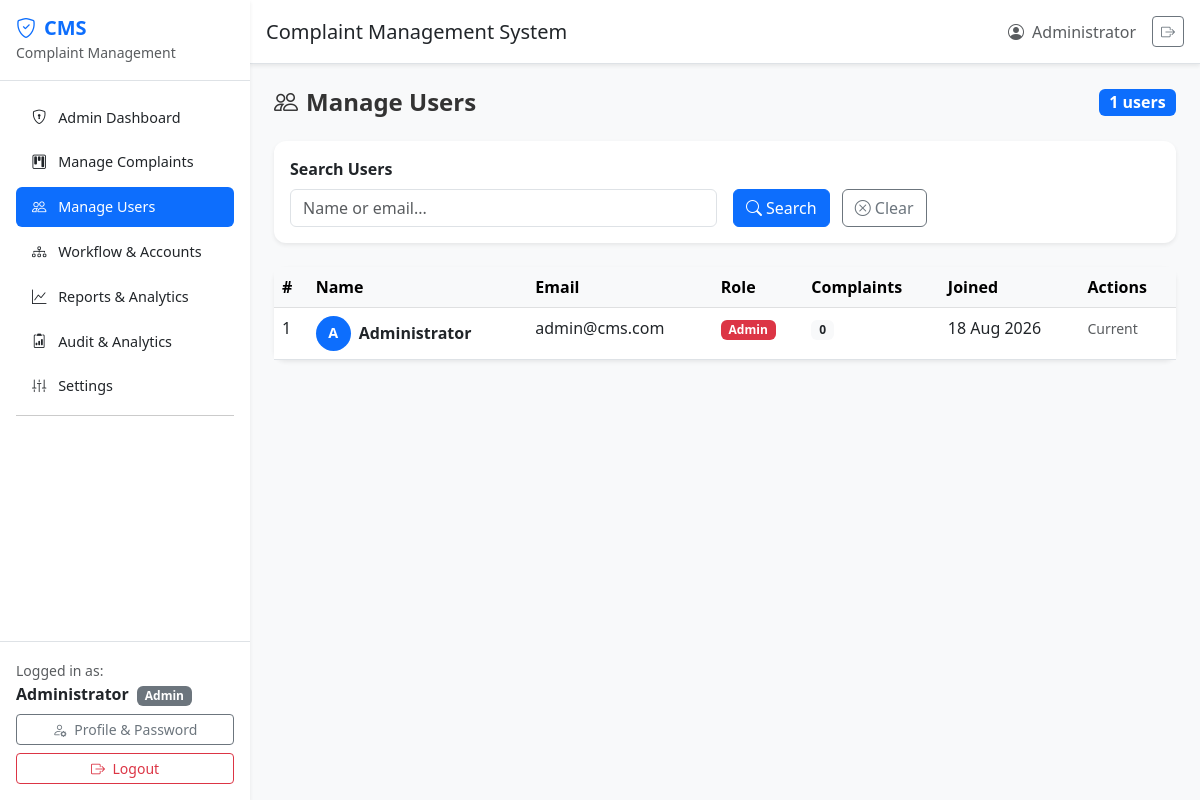
/admin_users.php (signed in), run on the app's committed database.
### tables this page shows
CREATE TABLE IF NOT EXISTS `users` (
  `id` INT AUTO_INCREMENT PRIMARY KEY,
  `full_name` VARCHAR(100) NOT NULL,
  `email` VARCHAR(150) NOT NULL UNIQUE,
  `password` VARCHAR(255) NOT NULL,
  `role` ENUM('user','admin','department','officer') NOT NULL DEFAULT 'user',
  `department_id` INT DEFAULT NULL,
  `is_active` TINYINT(1) NOT NULL DEFAULT 1,
  `created_at` TIMESTAMP DEFAULT CURRENT_TIMESTAMP,
  CONSTRAINT `fk_users_department` FOREIGN KEY (`department_id`) REFERENCES `departments`(`id`) ON DELETE SET NULL
);

### admin_users.php (the view, shortened to what this page needs)
<?php
require_once 'config.php';
$search = trim($_GET['search'] ?? '');
$where_sql = '';
$sql = "SELECT u.*, (SELECT COUNT(*) FROM complaints WHERE user_id = u.id) as complaint_count FROM users u $where_sql ORDER BY u.created_at DESC";
$stmt = $conn->prepare($sql);
$stmt->execute();
$users = $stmt->get_result()->fetch_all(MYSQLI_ASSOC);
?>
<!DOCTYPE html>
<html lang="en">
<head>
    <link href="https://cdn.jsdelivr.net/npm/bootstrap@5.3.0/dist/css/bootstrap.min.css" rel="stylesheet">
    <link rel="stylesheet" href="https://cdn.jsdelivr.net/npm/bootstrap-icons@1.10.0/font/bootstrap-icons.css">
    <link rel="stylesheet" href="assets/css/style.css">
</head>
<body>
    <div class="d-flex">
        <?php include 'includes/sidebar.php'; ?>
        <div class="flex-grow-1">
            <?php include 'includes/topbar.php'; ?>
            <main class="p-4">
                <div class="d-flex justify-content-between align-items-center mb-4">
                    <h4 class="fw-bold mb-0"><i class="bi bi-people me-2"></i>Manage Users</h4>
                    <span class="badge bg-primary fs-6"><?= count($users) ?> users</span>
                </div>
                <div class="card border-0 shadow-sm mb-4">
                    <div class="card-body">
                        <form method="GET" class="row g-3 align-items-end">
                            <div class="col-md-6">
                                <label class="form-label fw-semibold">Search Users</label>
                                <input type="text" name="search" class="form-control" placeholder="Name or email..." value="<?= htmlspecialchars($search) ?>">
                            </div>
                            <div class="col-md-6">
                                <button type="submit" class="btn btn-primary me-2"><i class="bi bi-search me-1"></i>Search</button>
                                <a href="admin_users.php" class="btn btn-outline-secondary"><i class="bi bi-x-circle me-1"></i>Clear</a>
                            </div>
                        </form>
                    </div>
                </div>
                <div class="card border-0 shadow-sm">
                    <div class="card-body p-0">
                        <div class="table-responsive">
                            <table class="table table-hover mb-0">
                                <thead class="table-light">
                                    <tr>
                                        <th>#</th>
                                        <th>Name</th>
                                        <th>Email</th>
                                        <th>Role</th>
                                        <th>Complaints</th>
                                        <th>Joined</th>
                                        <th>Actions</th>
                                    </tr>
                                </thead>
                                <tbody>
                                    <?php if (empty($users)): ?>
                                    <tr><td colspan="7" class="text-center text-muted py-4">No users found.</td></tr>
                                    <?php else: ?>
                                    <?php foreach ($users as $u): ?>
                                    <tr>
                                        <td><?= $u['id'] ?></td>
                                        <td>
                                            <div class="d-flex align-items-center">
                                                <div class="bg-primary text-white rounded-circle d-flex align-items-center justify-content-center me-2" style="width:35px;height:35px;font-size:0.9rem;">
                                                    <?= strtoupper(substr($u['full_name'], 0, 1)) ?>
                                                </div>
                                                <strong><?= htmlspecialchars($u['full_name']) ?></strong>
                                            </div>
                                        </td>
                                        <td><?= htmlspecialchars($u['email']) ?></td>
                                        <td>
                                            <span class="badge <?= $u['role'] === 'admin' ? 'bg-danger' : ($u['role'] === 'officer' ? 'bg-info' : ($u['role'] === 'department' ? 'bg-dark' : 'bg-primary')) ?>">
                                                <?= ucfirst($u['role']) ?>
                                            </span>
                                        </td>
                                        <td><span class="badge bg-light text-dark"><?= $u['complaint_count'] ?></span></td>
                                        <td><?= date('d M Y', strtotime($u['created_at'])) ?></td>
                                        <td>
                                            <?php if ($u['id'] !== (int)$_SESSION['user_id']): ?>
                                            <div class="btn-group btn-group-sm">
                                                <form method="POST" class="d-inline">
                                                    <input type="hidden" name="user_id" value="<?= $u['id'] ?>">
                                                    <select name="new_role" class="form-select form-select-sm" aria-label="Change role">
                                                        <?php foreach (['user','admin','department','officer'] as $role): ?><option value="<?= $role ?>" <?= $u['role'] === $role ? 'selected' : '' ?>><?= ucfirst($role) ?></option><?php endforeach; ?>
                                                    </select>
                                                    <button type="submit" name="update_role" class="btn btn-outline-warning" title="Save Role"><i class="bi bi-save"></i></button>
                                                </form>
                                                <form method="POST" class="d-inline" onsubmit="return confirm('Are you sure you want to delete this user? All their complaints will also be deleted.')">
                                                    <input type="hidden" name="user_id" value="<?= $u['id'] ?>">
                                                    <button type="submit" name="delete_user" class="btn btn-outline-danger" title="Delete User">
                                                        <i class="bi bi-trash"></i>
                                                    </button>
                                                </form>
                                            </div>
                                            <?php else: ?>
                                            <span class="text-muted"><small>Current</small></span>
                                            <?php endif; ?>
                                        </td>
                                    </tr>
                                    <?php endforeach; ?>
                                    <?php endif; ?>
                                </tbody>
                            </table>
                        </div>
                    </div>
                </div>
            </main>
        </div>
    </div>
</body>
</html>

### includes/sidebar.php (shortened to what this page needs)
<nav class="sidebar bg-white shadow-sm d-flex flex-column" style="width:250px;min-height:100vh;">
    <div class="p-3 border-bottom">
        <h5 class="text-primary fw-bold mb-0">
            <i class="bi bi-shield-check me-2"></i>CMS
        </h5>
        <small class="text-muted">Complaint Management</small>
    </div>
    <ul class="nav flex-column p-3">
        <?php if (isset($_SESSION['user_role']) && $_SESSION['user_role'] === 'admin'): ?>
        <li class="nav-item mb-1">
            <a class="nav-link rounded <?= basename($_SERVER['PHP_SELF']) === 'admin_dashboard.php' ? 'active bg-dark text-white' : 'text-dark' ?>" href="admin_dashboard.php">
                <i class="bi bi-shield-lock me-2"></i> Admin Dashboard
            </a>
        </li>
        <li class="nav-item mb-1">
            <a class="nav-link rounded <?= basename($_SERVER['PHP_SELF']) === 'admin_complaints.php' ? 'active bg-dark text-white' : 'text-dark' ?>" href="admin_complaints.php">
                <i class="bi bi-kanban me-2"></i> Manage Complaints
            </a>
        </li>
        <li class="nav-item mb-1">
            <a class="nav-link rounded <?= basename($_SERVER['PHP_SELF']) === 'admin_users.php' ? 'active bg-dark text-white' : 'text-dark' ?>" href="admin_users.php">
                <i class="bi bi-people me-2"></i> Manage Users
            </a>
        </li>
        <li class="nav-item mb-1">
            <a class="nav-link rounded <?= basename($_SERVER['PHP_SELF']) === 'admin_assignments.php' ? 'active bg-dark text-white' : 'text-dark' ?>" href="admin_assignments.php">
                <i class="bi bi-diagram-3 me-2"></i> Workflow & Accounts
            </a>
        </li>
        <li class="nav-item mb-1">
            <a class="nav-link rounded <?= basename($_SERVER['PHP_SELF']) === 'reports.php' ? 'active bg-dark text-white' : 'text-dark' ?>" href="reports.php">
                <i class="bi bi-graph-up me-2"></i> Reports & Analytics
            </a>
        </li>
        <li class="nav-item mb-1"><a class="nav-link rounded <?= basename($_SERVER['PHP_SELF']) === 'admin_audit.php' ? 'active bg-dark text-white' : 'text-dark' ?>" href="admin_audit.php"><i class="bi bi-clipboard2-data me-2"></i> Audit & Analytics</a></li>
        <li class="nav-item mb-1"><a class="nav-link rounded <?= basename($_SERVER['PHP_SELF']) === 'settings.php' ? 'active bg-dark text-white' : 'text-dark' ?>" href="settings.php"><i class="bi bi-sliders2-vertical me-2"></i> Settings</a></li>
        <li class="nav-item mb-2"><hr class="my-1"></li>
        <?php endif; ?>
    </ul>
    <div class="mt-auto p-3 border-top">
        <div class="mb-2">
            <small class="text-muted">Logged in as:</small><br>
            <strong class="text-dark"><?= htmlspecialchars($_SESSION['user_name'] ?? '') ?></strong>
            <?php if (isset($_SESSION['user_role'])): ?>
            <span class="badge bg-secondary ms-1"><?= htmlspecialchars(ucfirst($_SESSION['user_role'])) ?></span>
            <?php endif; ?>
        </div>
        <a href="profile.php" class="btn btn-outline-secondary btn-sm w-100 mb-2"><i class="bi bi-person-gear me-1"></i> Profile & Password</a>
        <a href="logout.php" class="btn btn-outline-danger btn-sm w-100">
            <i class="bi bi-box-arrow-right me-1"></i> Logout
        </a>
    </div>
</nav>

### includes/topbar.php
<header class="bg-white shadow-sm border-bottom p-3 d-flex justify-content-between align-items-center">
    <div>
        <h5 class="mb-0 text-dark">
            <?php
            $page_titles = [
                'dashboard.php' => 'Dashboard',
                'add_complaint.php' => 'Submit Complaint',
                'complaints.php' => 'My Complaints'
            ];
            echo $page_titles[basename($_SERVER['PHP_SELF'])] ?? 'Complaint Management System';
            ?>
        </h5>
    </div>
    <div class="d-flex align-items-center">
        <span class="text-muted me-3">
            <i class="bi bi-person-circle me-1"></i>
            <?= htmlspecialchars($_SESSION['user_name'] ?? 'User') ?>
        </span>
        <a href="logout.php" class="btn btn-sm btn-outline-secondary" title="Logout">
            <i class="bi bi-box-arrow-right"></i>
        </a>
    </div>
</header>

### assets/css/style.css (style rules this page uses)
:root { --primary-blue: #0d6efd; --primary-dark: #0a58ca; --light-blue: #e7f1ff; --white: #ffffff; --gray-light: #f8f9fa; --gray-medium: #6c757d; --shadow-sm: 0 0.125rem 0.25rem rgba(0, 0, 0, 0.075); --shadow-md: 0 0.5rem 1rem rgba(0, 0, 0, 0.1); }
body { font-family: 'Segoe UI', Tahoma, Geneva, Verdana, sans-serif; background-color: var(--gray-light); color: #333; }
.sidebar { position: fixed; top: 0; left: 0; height: 100vh; width: 250px; z-index: 1000; transition: all 0.3s ease; overflow-y: auto; }
.sidebar .nav-link { padding: 0.6rem 1rem; font-size: 0.9rem; transition: all 0.2s ease; }
.sidebar .nav-link.active { background-color: var(--primary-blue) !important; color: var(--white) !important; }
.d-flex > .flex-grow-1 { margin-left: 250px; min-height: 100vh; }
.card { border-radius: 0.75rem; transition: transform 0.2s ease, box-shadow 0.2s ease; }
.btn-primary { background-color: var(--primary-blue); border-color: var(--primary-blue); }
.rounded-circle { font-weight: bold; }

### data on the page
users: id "1", full_name "A", full_name "Administrator", email "admin@cms.com", role "Admin", complaint_count "0", created_at "18 Aug 2026", shows "Current"

### other printed values
$_SESSION['user_name'] "Administrator"
$_SESSION['user_role'] "Admin"
$page_titles[basename($_SERVER['PHP_SELF'])] "Complaint Management System"
count($users) "1"
